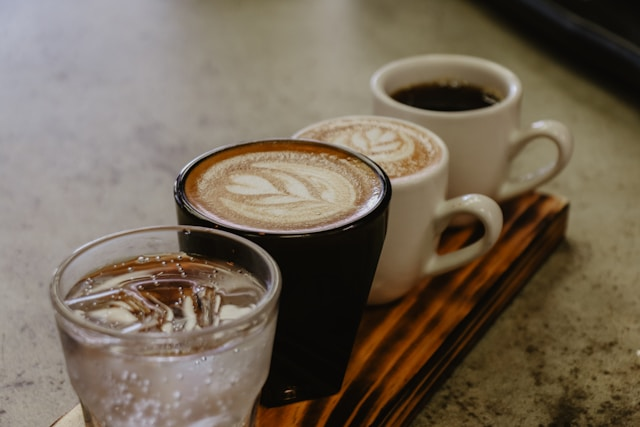
#> input picture test.jpg, 640 x 427 px
$ python ideal_low_pass_filter.py
#> lines starting #> are read from the running program, lines starting #| are printed output that depends on the picture
import cv2
import numpy as np
import matplotlib.pyplot as plt

def ideal_low_pass_filter(image_path, radius=30):
#> called with image_path = 'test.jpg', radius = 6
    image = cv2.imread(image_path, cv2.IMREAD_GRAYSCALE)
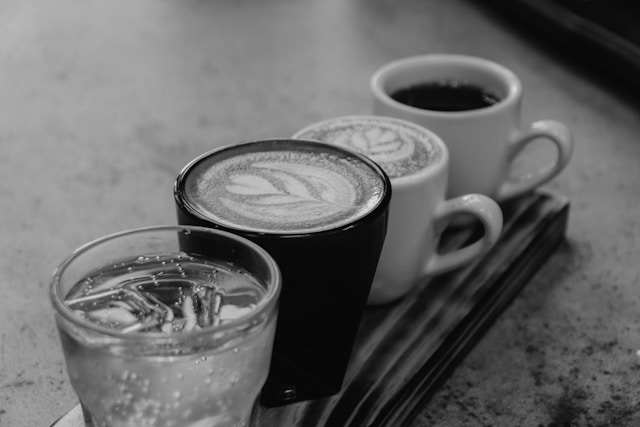
#> image: shape (427, 640); min 0, max 231, mean 104.8
    if image is None:
        print(f"File '{image_path}' does not exist or is not a valid image.")
        return
    rows, cols = image.shape
#> rows = 427; cols = 640
    crow, ccol = rows // 2, cols // 2
#> crow = 213; ccol = 320
    # Fourier Transform
    f = np.fft.fft2(image)
    fshift = np.fft.fftshift(f)
    # Create Ideal Low-Pass Filter mask
    mask = np.zeros((rows, cols), np.uint8)
    y, x = np.ogrid[:rows, :cols]
#> y = 427 values from 0 to 426
    mask_area = (x - ccol) ** 2 + (y - crow) ** 2 <= radius * radius
    mask[mask_area] = 1
    # Apply mask and inverse DFT
    fshift_filtered = fshift * mask
    f_ishift = np.fft.ifftshift(fshift_filtered)
    img_back = np.fft.ifft2(f_ishift)
    img_back = np.abs(img_back)
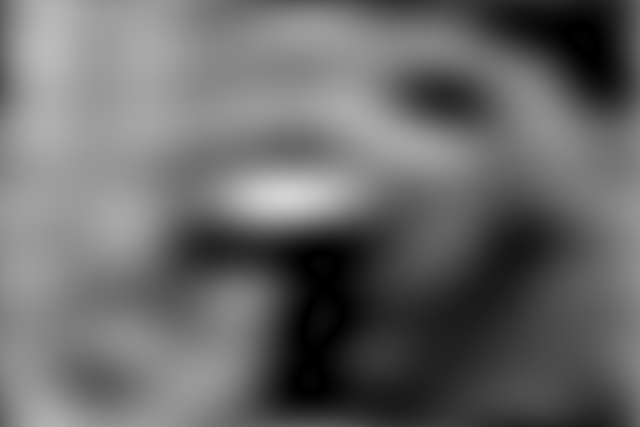
#> img_back: shape (427, 640) float64; min 0.00015, max 210.3, mean 104.9
    # Display
    plt.figure(figsize=(10, 4))
    plt.subplot(1, 2, 1)
    plt.imshow(image, cmap='gray')
    plt.title('Original Image')
    plt.axis('off')
    plt.subplot(1, 2, 2)
    plt.imshow(img_back, cmap='gray')
    plt.title(f'ILPF Filtered (radius={radius})')
    plt.axis('off')
    plt.tight_layout()
    plt.show()
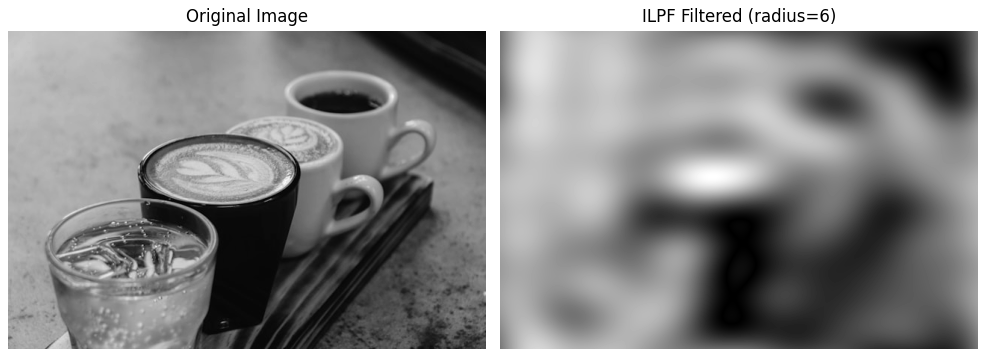
#> figure drawn by matplotlib, 2 panels

if __name__ == "__main__":
    ideal_low_pass_filter('test.jpg', radius=6)

$ run again, with low_contrast_2.jpg copied over test.jpg
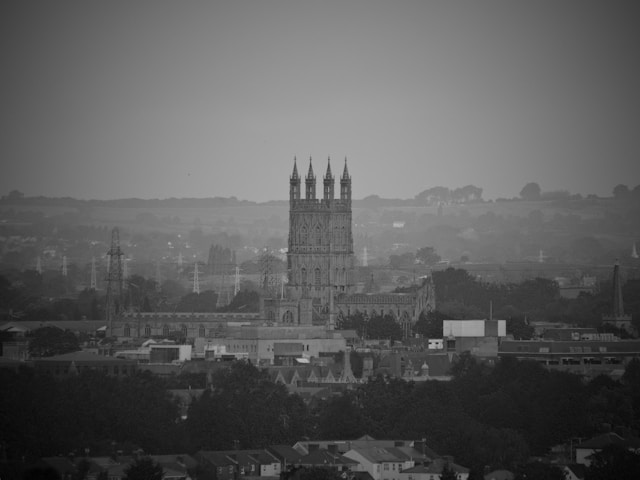
#> input picture low_contrast_2.jpg, 640 x 480 px
#> in ideal_low_pass_filter, image is the input picture: shape (480, 640); min 2, max 187, mean 91.8
#> in ideal_low_pass_filter, `img_back = np.abs(img_back)`:
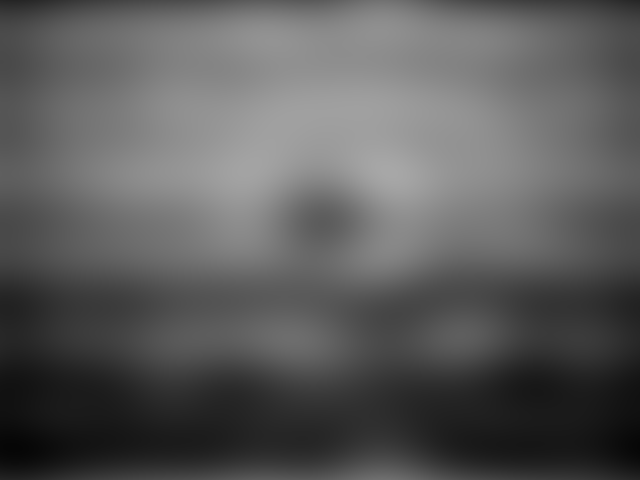
#> img_back: shape (480, 640) float64; min 6.39, max 167.7, mean 91.8
#> in ideal_low_pass_filter, `plt.show()`:
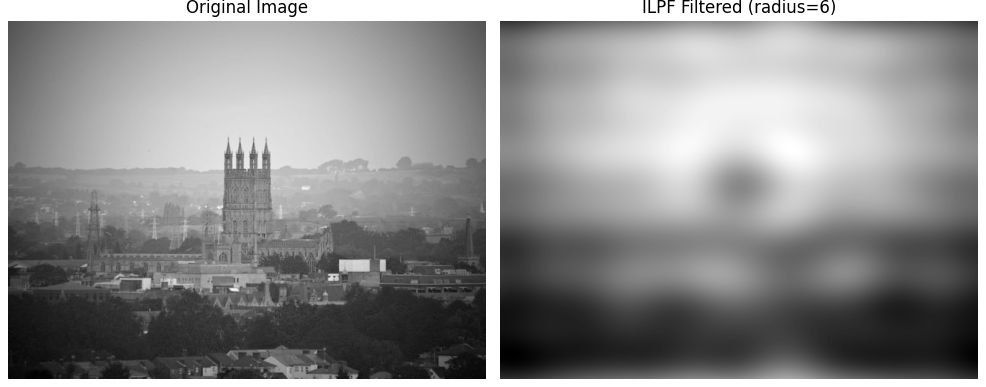
#> figure drawn by matplotlib, 2 panels
